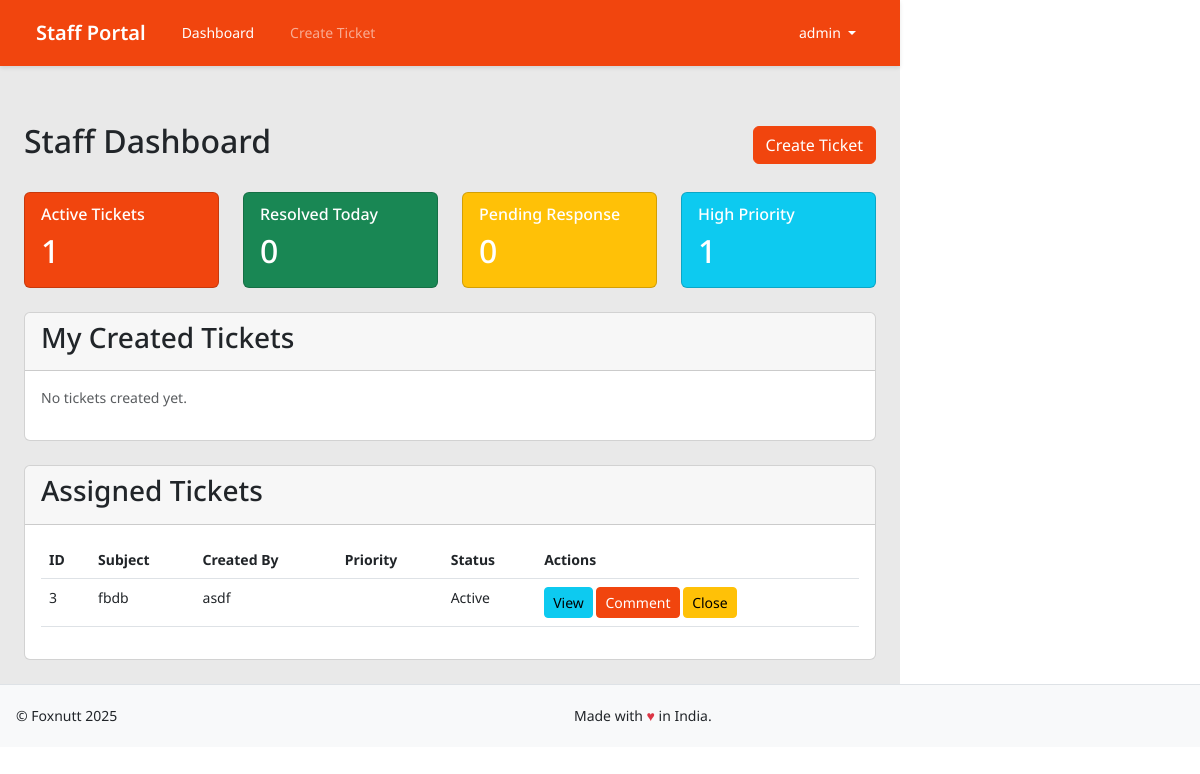
The page /staff/dashboard/ (signed in) on the database as committed earlier.
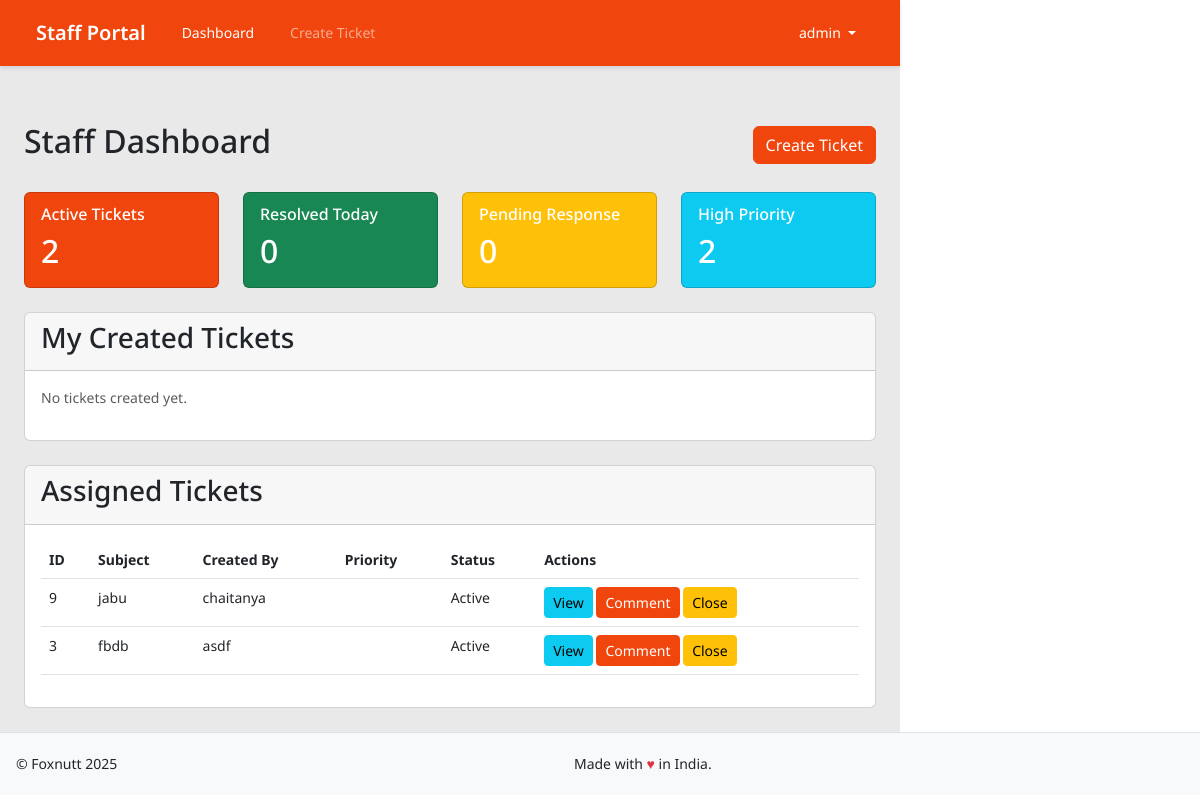
The same page on the database as committed later.
### tracker/models.py (models this page shows, shortened)
class Ticket(models.Model):
    STATUS_ACTIVE = 1
    STATUS_CLOSED = 2
    STATUS_PENDING = 3
    STATUS_CHOICES = [
        (STATUS_ACTIVE, 'Active'),
        (STATUS_CLOSED, 'Closed'),
        (STATUS_PENDING, 'Pending'),
    ]
    id = models.AutoField(primary_key=True)
    subject = models.CharField(max_length=200)
    description = models.TextField()
    created_by = models.ForeignKey(UserDetail, on_delete=models.CASCADE, related_name='created_tickets')
    assigned_to = models.ForeignKey(UserDetail, on_delete=models.SET_NULL, null=True, related_name='assigned_tickets')
    created_at = models.DateTimeField(auto_now_add=True)
    updated_at = models.DateTimeField(auto_now=True)
    status = models.PositiveSmallIntegerField(
        choices=STATUS_CHOICES,
        default=STATUS_ACTIVE
    )
    closed_at = models.DateTimeField(null=True, blank=True)
    closed_by = models.ForeignKey(
        UserDetail,
        on_delete=models.SET_NULL,
        null=True,
        blank=True,
        related_name='closed_tickets'
    )
    priority = models.ForeignKey(Priority, on_delete=models.SET_NULL, null=True)
    brand = models.CharField(max_length=100, blank=True, null=True)
    def get_status_display(self):
        return dict(self.STATUS_CHOICES).get(self.status, 'Unknown')
    class Meta:
        ordering = ['-created_at']  # Default ordering by creation date, newest first
        indexes = [
            models.Index(fields=['-created_at']),  # Add index for better performance
        ]

class UserDetail(AbstractBaseUser, PermissionsMixin):
    row_id = models.AutoField(primary_key=True)  # ✅ `row_id` is the primary key
    user_id = models.CharField(max_length=255, unique=True)
    user_name = models.CharField(max_length=255)
    is_email_verified = models.BooleanField(default=False)
    is_active = models.BooleanField(default=True)
    pagination = models.IntegerField(default=10)
    sorting = models.IntegerField(default=0)
    is_staff = models.BooleanField(default=False)
    is_superuser = models.BooleanField(default=False)
    role = models.ForeignKey(Role, on_delete=models.SET_NULL, null=True)
    objects = UserManager()
    USERNAME_FIELD = "user_id"
    REQUIRED_FIELDS = ["user_name"]
    class Meta:
        verbose_name = 'user'
        verbose_name_plural = 'users'
    groups = models.ManyToManyField(
        'auth.Group',
        verbose_name='groups',
        blank=True,
        related_name='userdetail_set',
        related_query_name='userdetail'
    )
    user_permissions = models.ManyToManyField(
        'auth.Permission',
        verbose_name='user permissions',
        blank=True,
        related_name='userdetail_set',
        related_query_name='userdetail'
    )

### tracker/views.py (the view)
# urls.py: path('staff/dashboard/', views.staff_dashboard, name='staff_dashboard'),
@role_required([Role.STAFF])
def staff_dashboard(request):
    today = timezone.now().date()
    today_start = datetime.combine(today, time.min)
    today_end = datetime.combine(today, time.max)
    tickets = Ticket.objects.select_related(
        'created_by',
        'priority',
        'assigned_to'
    )
    context = {
        'active_tickets_count': tickets.filter(
            assigned_to=request.user,
            status=Ticket.STATUS_ACTIVE
        ).count(),
        'resolved_today': tickets.filter(
            assigned_to=request.user,
            status=Ticket.STATUS_CLOSED,
            closed_at__range=(today_start, today_end)
        ).count(),
        'pending_response': tickets.filter(
            assigned_to=request.user,
            status=Ticket.STATUS_PENDING
        ).count(),
        'high_priority': tickets.filter(
            assigned_to=request.user,
            priority__name='High'
        ).count(),
        'created_tickets': tickets.filter(created_by=request.user).order_by('-created_at'),
        'assigned_tickets': tickets.filter(assigned_to=request.user).order_by('-created_at')
    }
    return render(request, 'dashboards/staff_dashboard.html', context)

### tracker/templates/dashboards/staff_dashboard.html (shortened to what the changed rows need)
{% extends 'shared/staff_base.html' %}
{% block staff_content %}
<div class="container-fluid">
    <div class="d-flex justify-content-between align-items-center mb-4">
        <h2>Staff Dashboard</h2>
    </div>
    <div class="row g-4 mb-4">
        <div class="col-md-3">
            <div class="card bg-primary text-white h-100">
                <div class="card-body">
                    <div class="d-flex justify-content-between align-items-center">
                        <div>
                            <h6 class="card-subtitle mb-2">Active Tickets</h6>
                            <h2 class="card-title mb-0">{{ active_tickets_count }}</h2>
                        </div>
                    </div>
                </div>
            </div>
        </div>
        <div class="col-md-3">
            <div class="card bg-success text-white h-100">
                <div class="card-body">
                    <div class="d-flex justify-content-between align-items-center">
                        <div>
                            <h2 class="card-title mb-0">{{ resolved_today }}</h2>
                        </div>
                    </div>
                </div>
            </div>
        </div>
        <div class="col-md-3">
            <div class="card bg-warning text-white h-100">
                <div class="card-body">
                    <div class="d-flex justify-content-between align-items-center">
                        <div>
                            <h2 class="card-title mb-0">{{ pending_response }}</h2>
                        </div>
                    </div>
                </div>
            </div>
        </div>
        <div class="col-md-3">
            <div class="card bg-info text-white h-100">
                <div class="card-body">
                    <div class="d-flex justify-content-between align-items-center">
                        <div>
                            <h6 class="card-subtitle mb-2">High Priority</h6>
                            <h2 class="card-title mb-0">{{ high_priority }}</h2>
                        </div>
                    </div>
                </div>
            </div>
        </div>
    </div>
    <div class="card mt-4">
        <div class="card-body">
            {% if assigned_tickets %}
                <div class="table-responsive">
                    <table class="table table-hover">
                        <thead>
                            <tr>
                                <th>ID</th>
                                <th>Subject</th>
                                <th>Created By</th>
                                <th>Priority</th>
                                <th>Status</th>
                                <th>Actions</th>
                            </tr>
                        </thead>
                        <tbody>
                            {% for ticket in assigned_tickets %}
                            <tr>
                                <td>{{ ticket.id }}</td>
                                <td>{{ ticket.subject }}</td>
                                <td>{{ ticket.created_by.user_name }}</td>
                                <td>
                                    <span class="badge bg-{{ ticket.priority.name|lower }}">
                                    </span>
                                </td>
                                <td>{{ ticket.get_status_display }}</td>
                                <td>
                                    <a href="{% url 'staff_view_ticket' ticket.id %}" class="btn btn-sm btn-info">
                                         View
                                    </a>
                                    <a href="{% url 'staff_add_comment' ticket.id %}" class="btn btn-sm btn-primary">
                                         Comment
                                    </a>
                                    {% if ticket.status != 2 %}
                                    <a href="{% url 'staff_close_ticket' ticket.id %}" class="btn btn-sm btn-warning">
                                         Close
                                    </a>
                                    {% endif %}
                                </td>
                            </tr>
                            {% endfor %}
                        </tbody>
                    </table>
                </div>
            {% else %}
                <p class="text-muted">No tickets assigned.</p>
            {% endif %}
        </div>
    </div>
</div>
{% endblock %}

Rows that differ between the two databases and show on the page:
added Ticket: id "9", subject "jabu", created_by.user_name "chaitanya", status "Active", shows "Close"
Other text that changed with them:
{{ active_tickets_count }}: "1" → "2"
{{ high_priority }}: "1" → "2"
